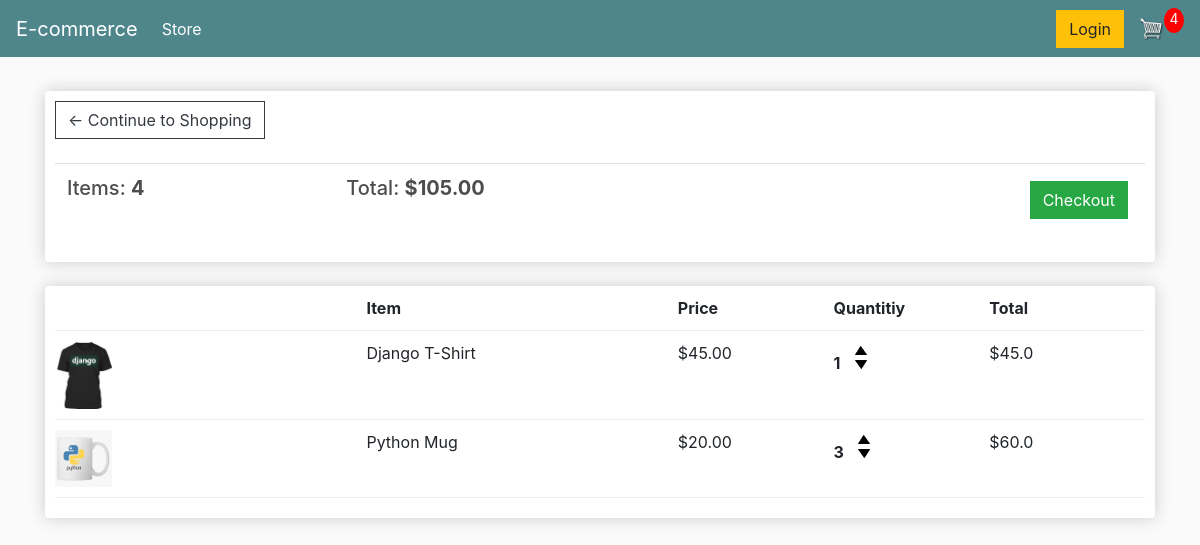
The app's page /cart/ (signed in) with its own data.
### store/models.py (models this page shows, shortened)
class Order(models.Model):
    customer = models.ForeignKey(Customer, on_delete=models.SET_NULL, null=True, blank=True)
    date_ordered = models.DateTimeField(auto_now_add=True)
    complete = models.BooleanField(default=False)
    transaction_id = models.CharField(max_length=200, null=True)
    @property
    def get_cart_total(self):
        ordeitems = self.orderitem_set.all()
        total = sum([item.get_total for item in ordeitems])
        return total
    @property
    def get_cart_items(self):
        ordeitems = self.orderitem_set.all()
        total = sum([item.quantity for item in ordeitems])
        return total

class OrderItem(models.Model):
    product = models.ForeignKey(Product, on_delete=models.SET_NULL, null=True)
    order = models.ForeignKey(Order, on_delete=models.SET_NULL, null=True)
    quantity = models.IntegerField(default=0, null=True, blank=True)
    date_added = models.DateTimeField(auto_now_add=True)
    @property
    def get_total(self):
        total = self.product.price * self.quantity
        return total

class Product(models.Model):
    name = models.CharField(max_length=200)
    price = models.FloatField()
    digital = models.BooleanField(default=False, null=True, blank=True)
    image = models.ImageField(null=True, blank=True)
    @property
    def ImageURL(self):
        try:
            url = self.image.url
        except:
            url = ''
        return url

### store/views.py (the view)
# urls.py: path('cart/', views.cart, name='cart'),
def cart(request):
    if request.user.is_authenticated:
        customer = request.user.customer
        order, created = Order.objects.get_or_create(customer=customer, complete=False)
        items = order.orderitem_set.all()
    else:
        items = []
        order = {'get_cart_total':0, 'get_cart_items':0}
    context = {'items': items, 'order': order}
    return render(request, 'store/cart.html', context)

### store/templates/store/cart.html
{% extends 'store/main.html' %}
{% load static %}
{% block content %}
    <div class="row">
        <div class="col-lg-12">
            <div class="box-element">
                <a href="#" class="btn btn-outline-dark">&#x2190; Continue to Shopping</a>
                <br>
                <br>
                <table class="table">
                    <tr>
                        <th><h5>Items: <strong>{{order.get_cart_items}}</strong></h5></th>
                        <th><h5>Total: <strong>${{order.get_cart_total|floatformat:2}}</strong></h5></th>
                        <th>
                            <a style="float: right; margin: 5px;" href="{% url 'checkout' %}" class="btn btn-success">Checkout</a>
                        </th>
                    </tr>
                </table>
            </div>
            <br>
            <div class="box-element">
                <div class="cart-row">
                    <div style="flex: 2;"></div>
                    <div style="flex: 2;"><strong>Item</strong></div>
                    <div style="flex: 1;"><strong>Price</strong></div>
                    <div style="flex: 1;"><strong>Quantitiy</strong></div>
                    <div style="flex: 1;"><strong>Total</strong></div>
                </div>
                {% for item in items %}
                <div class="cart-row">
                    <div style="flex: 2;"><img class="row-image" src="{{item.product.ImageURL}}" alt=""></div>
                    <div style="flex: 2;"><p>{{item.product.name}}</p></div>
                    <div style="flex: 1;"><p>${{item.product.price|floatformat:2}}</p></div>
                    <div style="flex: 1;">
                        <p class="quantity">{{item.quantity}}</p>
                        <div class="quantity">
                            <img src="{% static 'images/arrow-up.png' %}" alt="" class="chg-quantity">
                            <img src="{% static 'images/arrow-down.png' %}" alt="" class="chg-quantity">
                        </div>
                    </div>
                    <div style="flex: 1;">${{item.get_total}}</div>
                </div>
                {% endfor %}
            </div>
        </div>
    </div>
{% endblock content %}

### store/templates/store/main.html (shortened to what this page needs)
</html>
{% load static %}
<link rel="stylesheet" href="{% static 'css/bootstrap.min.css' %}">
<link rel="stylesheet" href="{% static 'css/main.css' %}">
</head>
<body>
    <nav class="navbar navbar-expand-lg navbar-dark bg-dark">
      <a class="navbar-brand" href="{% url 'store' %}">E-commerce</a>
      <div class="collapse navbar-collapse" id="navbarSupportedContent">
        <ul class="navbar-nav mr-auto">
          <li class="nav-item active">
            <a class="nav-link" href="{% url 'store' %}">Store<span class="sr-only">(current)</span></a>
          </li>
        </ul>
        <div class="form-inline my-2 my-lg-0">
          <a href="#"class="btn btn-warning">Login</a>
          <a href="{% url 'cart' %}">
            <img id="cart-icon" src="{% static 'images/cart.png' %}" alt="">
          </a>
          <p id="cart-total">{{order.get_cart_items}}</p>
        </div>
      </div>
    </nav>
    <div class="container">
        <br>
        {% block content %}
        {% endblock content %}
    </div>
</body>
</html>

### static/css/main.css (style rules this page uses)
body { background-color: hsl(0, 0%, 98%); }
h1,h2,h3,h4,h5,h6 { color:hsl(0, 0%, 30%); }
.box-element { box-shadow:hsl(0, 0%, 80%) 0 0 16px; background-color: #fff; border-radius: 4px; padding: 10px; }
.bg-dark { background-color: #4f868c!important; }
#cart-icon { width:25px; display: inline-block; margin-left: 15px; }
#cart-total { display: block; text-align: center; color:#fff; background-color: red; width: 20px; height: 25px; border-radius: 50%; font-size: 14px; }
.col-lg-4, .col-lg-6, .col-lg-8, .col-lg-12 { margin-top: 10px; }
.btn { border-radius: 0; }
.row-image { width: 57px; }
.cart-row { display: flex; align-items: flex-stretch; padding-bottom: 10px; margin-bottom: 10px; border-bottom: 1px solid #ececec; }
.quantity { display: inline-block; font-weight: 700; padding-right:10px; }
.chg-quantity { width: 12px; cursor: pointer; display: block; margin-top: 5px; transition:.1s; }

### records on screen
Order: get_cart_items "4", get_cart_total "105.00"
OrderItem: product.ImageURL (picture), product.name "Django T-Shirt", product.price "45.00", quantity "1", get_total "45.0"
OrderItem: product.ImageURL (picture), product.name "Python Mug", product.price "20.00", quantity "3", get_total "60.0"
